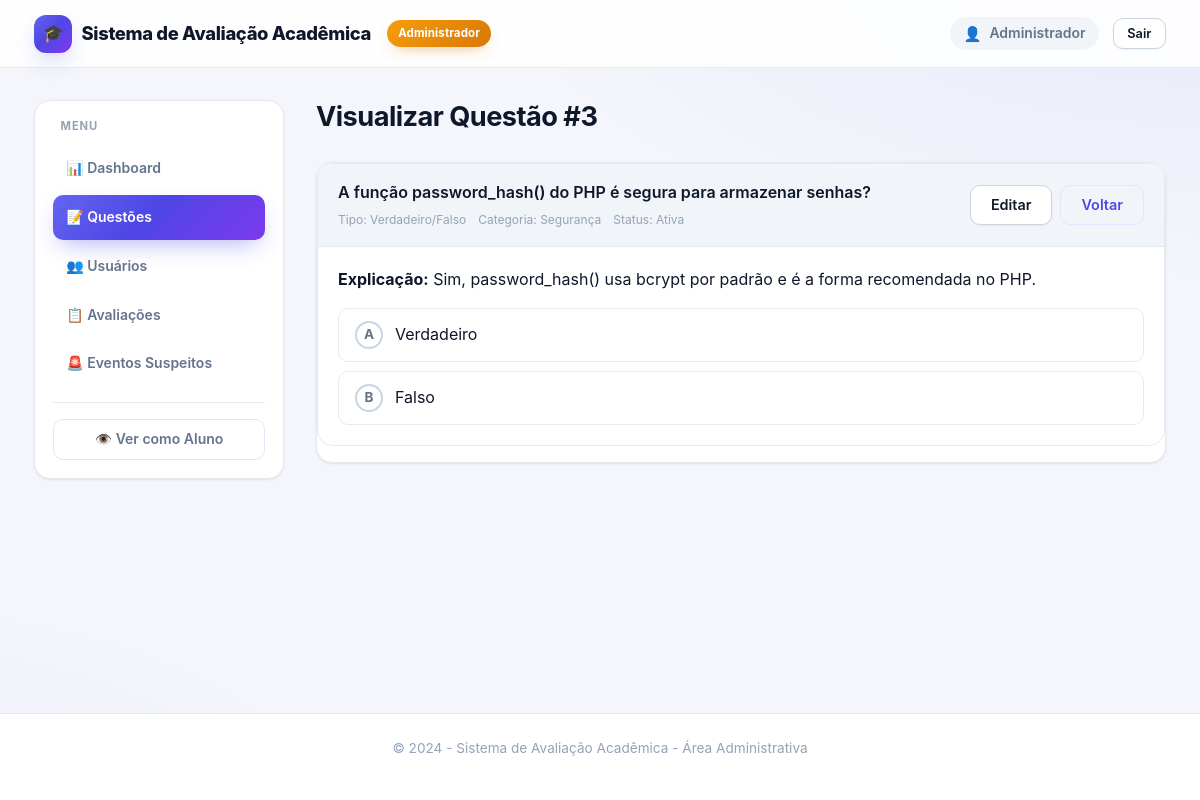
The page /admin/questoes.php?acao=ver&id=3 (signed in) on the database its author committed.
### tables this page shows
CREATE TABLE IF NOT EXISTS questoes (
    id INT AUTO_INCREMENT PRIMARY KEY,
    enunciado TEXT NOT NULL,
    tipo ENUM('multipla_escolha', 'verdadeiro_falso', 'dissertativa') NOT NULL DEFAULT 'multipla_escolha',
    categoria VARCHAR(100) NOT NULL,
    explicacao TEXT NULL,
    ativa TINYINT(1) NOT NULL DEFAULT 1,
    created_at TIMESTAMP DEFAULT CURRENT_TIMESTAMP,
    updated_at TIMESTAMP DEFAULT CURRENT_TIMESTAMP ON UPDATE CURRENT_TIMESTAMP
);

CREATE TABLE IF NOT EXISTS alternativas (
    id INT AUTO_INCREMENT PRIMARY KEY,
    questao_id INT NOT NULL,
    texto TEXT NOT NULL,
    correta TINYINT(1) NOT NULL DEFAULT 0,
    ordem INT NOT NULL DEFAULT 0,
    created_at TIMESTAMP DEFAULT CURRENT_TIMESTAMP,
    FOREIGN KEY (questao_id) REFERENCES questoes(id) ON DELETE CASCADE
);

### includes/config.php (called while the page is built, shortened)
<?php
function versaoEstatico(string $caminhoRelativo): string
{
    $caminho = __DIR__ . '/../' . ltrim($caminhoRelativo, '/');
    $mtime = is_file($caminho) ? filemtime($caminho) : false;
    return (string)($mtime ?: 1);
}
function e(string $dado): string
{
    return htmlspecialchars($dado, ENT_QUOTES, 'UTF-8');
}

### includes/functions.php (called while the page is built, shortened)
<?php
require_once __DIR__ . '/config.php';
function obterQuestaoComAlternativas(int $questaoId): array|false
{
    try {
        $pdo = getDbConnection();
        $stmt = $pdo->prepare("SELECT * FROM questoes WHERE id = ? AND ativa = 1");
        $stmt->execute([$questaoId]);
        $questao = $stmt->fetch();
        $stmtAlt = $pdo->prepare("SELECT id, texto, ordem FROM alternativas WHERE questao_id = ? ORDER BY ordem");
        $stmtAlt->execute([$questaoId]);
        $questao['alternativas'] = $stmtAlt->fetchAll();
        return $questao;
    } catch (Exception $e) {
        error_log("Erro ao obter questão: " . $e->getMessage());
        return false;
    }
}
function rotuloTipoQuestao(string $tipo): array
{
    $rotulos = [
        'multipla_escolha' => ['Múltipla Escolha', 'badge-info'],
        'verdadeiro_falso' => ['Verdadeiro/Falso', 'badge-warning'],
        'dissertativa' => ['Dissertativa', 'badge-primary'],
    ];
    return $rotulos[$tipo] ?? [$tipo, 'badge-secondary'];
}

### admin/questoes.php (the view, shortened to what this page needs)
<?php
require_once __DIR__ . '/../includes/config.php';
require_once __DIR__ . '/../includes/functions.php';
$acao = $_GET['acao'] ?? 'listar';
$questaoId = (int)($_GET['id'] ?? 0);
$mensagem = '';
$erro = '';
$questaoEditar = null;
if (($acao === 'editar' || $acao === 'ver') && $questaoId > 0) {
    $questaoEditar = obterQuestaoComAlternativas($questaoId);
}
$questoes = [];
?>
<!DOCTYPE html>
<html lang="pt-BR">
<head>
    <link rel="stylesheet" href="/avaliacao web/assets/css/style.css?v=<?= versaoEstatico('assets/css/style.css') ?>">
    <link rel="stylesheet" href="/avaliacao web/assets/css/admin.css?v=<?= versaoEstatico('assets/css/admin.css') ?>">
</head>
<body class="admin-page">
    <header class="admin-header">
        <div class="container header-content">
            <h1><?= e(APP_NAME) ?></h1>
            <span class="badge admin-badge">Administrador</span>
            <div class="user-info">
                <span class="user-name"><?= e($_SESSION['usuario_nome']) ?></span>
                <a href="/avaliacao web/logout.php" class="btn btn-secondary btn-sm">Sair</a>
            </div>
        </div>
    </header>
    <div class="admin-container container">
        <aside class="admin-sidebar">
            <nav class="admin-nav">
                <h3>Menu</h3>
                <ul>
                    <li><a href="/avaliacao web/admin/dashboard.php">📊 Dashboard</a></li>
                    <li><a href="/avaliacao web/admin/questoes.php" class="active">📝 Questões</a></li>
                    <li><a href="/avaliacao web/admin/usuarios.php">👥 Usuários</a></li>
                    <li><a href="/avaliacao web/admin/avaliacoes.php">📋 Avaliações</a></li>
                    <li><a href="/avaliacao web/admin/eventos.php">🚨 Eventos Suspeitos</a></li>
                </ul>
                <hr style="margin: 1rem 0; border-color: var(--border-color);">
                <li><a href="/avaliacao web/dashboard.php" class="btn btn-outline">👁️ Ver como Aluno</a></li>
            </nav>
        </aside>
        <main class="admin-main">
            <?php if ($acao === 'listar'): ?>
                <div class="admin-header-title">
                    <h2>Gerenciar Questões</h2>
                    <p>Cadastre, edite e exclua questões da avaliação</p>
                </div>
                <?php if ($mensagem): ?><div class="alert alert-success"><?= e($mensagem) ?></div><?php endif; ?>
                <?php if ($erro): ?><div class="alert alert-error"><?= e($erro) ?></div><?php endif; ?>
                <div class="admin-section">
                    <div class="section-header">
                        <h3>Questões Cadastradas (<?= count($questoes) ?>)</h3>
                        <a href="/avaliacao web/admin/questoes.php?acao=novo" class="btn btn-primary">➕ Nova Questão</a>
                    </div>
                    <div class="table-responsive">
                        <table class="admin-table">
                            <thead>
                                <tr>
                                    <th>ID</th>
                                    <th>Enunciado</th>
                                    <th>Tipo</th>
                                    <th>Categoria</th>
                                    <th>Alternativas</th>
                                    <th>Status</th>
                                    <th>Ações</th>
                                </tr>
                            </thead>
                            <tbody>
                                <?php foreach ($questoes as $q): ?>
                                    <tr>
                                        <td><?= $q['id'] ?></td>
                                        <td style="max-width: 300px;">
                                            <div style="display: -webkit-box; -webkit-line-clamp: 2; -webkit-box-orient: vertical; overflow: hidden;">
                                                <?= e(mb_substr($q['enunciado'], 0, 120)) ?><?= mb_strlen($q['enunciado']) > 120 ? '...' : '' ?>
                                            </div>
                                        </td>
                                        <?php [$rotuloTipo, $classeTipo] = rotuloTipoQuestao($q['tipo']); ?>
                                        <td>
                                            <span class="badge <?= $classeTipo ?>"><?= e($rotuloTipo) ?></span>
                                        </td>
                                        <td><?= e($q['categoria']) ?></td>
                                        <td>
                                            <?php if ($q['tipo'] === 'dissertativa'): ?>
                                                —
                                            <?php else: ?>
                                                <?= $q['total_alts'] ?> (<?= $q['corretas'] ?> correta<?= $q['corretas'] !== 1 ? 's' : '' ?>)
                                            <?php endif; ?>
                                        </td>
                                        <td>
                                            <span class="badge <?= $q['ativa'] ? 'badge-success' : 'badge-secondary' ?>">
                                                <?= $q['ativa'] ? 'Ativa' : 'Inativa' ?>
                                            </span>
                                        </td>
                                        <td>
                                            <a href="/avaliacao web/admin/questoes.php?acao=ver&id=<?= $q['id'] ?>" class="btn btn-sm btn-outline" title="Ver">👁️</a>
                                            <a href="/avaliacao web/admin/questoes.php?acao=editar&id=<?= $q['id'] ?>" class="btn btn-sm btn-secondary" title="Editar">✏️</a>
                                            <a href="/avaliacao web/admin/questoes.php?acao=excluir&id=<?= $q['id'] ?>&confirm=1"
                                               class="btn btn-sm btn-danger"
                                               onclick="return confirm('Tem certeza que deseja excluir esta questão?')"
                                               title="Excluir">🗑️</a>
                                        </td>
                                    </tr>
                                <?php endforeach; ?>
                                <?php if (empty($questoes)): ?>
                                    <tr><td colspan="7" class="text-center">Nenhuma questão cadastrada</td></tr>
                                <?php endif; ?>
                            </tbody>
                        </table>
                    </div>
                </div>
            <?php elseif ($acao === 'ver' && $questaoEditar): ?>
                <div class="admin-header-title">
                    <h2>Visualizar Questão #<?= $questaoEditar['id'] ?></h2>
                </div>
                <div class="admin-section">
                    <div class="questao-item">
                        <div class="questao-header">
                            <div class="questao-info">
                                <p class="questao-enunciado"><?= e($questaoEditar['enunciado']) ?></p>
                                <div class="questao-meta">
                                    <span>Tipo: <?= e(rotuloTipoQuestao($questaoEditar['tipo'])[0]) ?></span>
                                    <span>Categoria: <?= e($questaoEditar['categoria']) ?></span>
                                    <span>Status: <?= $questaoEditar['ativa'] ? 'Ativa' : 'Inativa' ?></span>
                                </div>
                            </div>
                            <div class="questao-actions">
                                <a href="/avaliacao web/admin/questoes.php?acao=editar&id=<?= $questaoEditar['id'] ?>" class="btn btn-secondary">Editar</a>
                                <a href="/avaliacao web/admin/questoes.php" class="btn btn-outline">Voltar</a>
                            </div>
                        </div>
                        <div class="questao-body">
                            <?php if (!empty($questaoEditar['explicacao'])): ?>
                                <p><strong>Explicação:</strong> <?= e($questaoEditar['explicacao']) ?></p>
                            <?php endif; ?>
                            <?php if ($questaoEditar['tipo'] === 'dissertativa'): ?>
                                <p style="color: var(--text-secondary); font-size: 0.9rem;">
                                    Questão dissertativa — o aluno responde por texto e a correção é manual.
                                </p>
                            <?php else: ?>
                                <div class="alternativas-list">
                                    <?php foreach ($questaoEditar['alternativas'] as $i => $alt): ?>
                                        <div class="alternativa-item <?= $alt['correta'] ? 'correta' : '' ?>">
                                            <span class="alternativa-letra-admin"><?= chr(65 + $i) ?></span>
                                            <span class="alternativa-texto-admin"><?= e($alt['texto']) ?></span>
                                        </div>
                                    <?php endforeach; ?>
                                </div>
                            <?php endif; ?>
                        </div>
                    </div>
                </div>
            <?php endif; ?>
        </main>
    </div>
    <footer class="main-footer">
        <div class="container">
            <p>&copy; 2024 - Sistema de Avaliação Acadêmica - Área Administrativa</p>
        </div>
    </footer>
</body>
</html>

### assets/css/admin.css (style rules this page uses)
.admin-container { padding-top: 2rem; padding-bottom: 3rem; display: grid; grid-template-columns: 250px 1fr; gap: 2rem; align-items: start; }
.admin-sidebar { position: sticky; top: calc(var(--header-height) + 1.5rem); height: fit-content; background: var(--bg-secondary); border: 1px solid var(--border-color); border-radius: var(--border-radius-lg); padding: 1.1rem; box-shadow: var(--shadow-sm); }
.admin-nav h3 { font-size: 0.7rem; text-transform: uppercase; letter-spacing: 0.08em; color: var(--text-muted); margin: 0 0 0.85rem; padding: 0 0.5rem; }
.admin-nav ul { list-style: none; display: flex; flex-direction: column; gap: 0.25rem; }
.admin-nav a { display: flex; align-items: center; gap: 0.75rem; padding: 0.7rem 0.85rem; border-radius: var(--border-radius); color: var(--text-secondary); font-weight: 600; font-size: 0.875rem; transition: all var(--transition); }
.admin-nav a.active { background: var(--primary-gradient); color: #fff; box-shadow: var(--shadow-primary); }
.admin-nav hr { margin: 1rem 0 !important; border: none; border-top: 1px solid var(--border-color); }
.admin-nav > li { list-style: none; margin-top: 0.5rem; }
.admin-nav > li a { justify-content: center; width: 100%; }
.admin-main { min-width: 0; }
.admin-header-title { margin-bottom: 1.75rem; }
.admin-header-title h2 { font-size: 1.7rem; margin-bottom: 0.15rem; letter-spacing: -0.02em; }
.admin-section { background: var(--bg-secondary); border: 1px solid var(--border-color); border-radius: var(--border-radius-lg); margin-bottom: 1.5rem; overflow: hidden; box-shadow: var(--shadow-sm); }
.questao-item { border: 1px solid var(--border-color); border-radius: var(--border-radius-lg); margin-bottom: 1rem; overflow: hidden; background: var(--bg-secondary); }
.questao-item .questao-header { display: flex; align-items: center; justify-content: space-between; padding: 1rem 1.25rem; background: var(--bg-tertiary); border-bottom: 1px solid var(--border-color); flex-wrap: wrap; gap: 0.75rem; }
.questao-info { flex: 1; min-width: 200px; }
.questao-item .questao-enunciado { font-weight: 600; margin: 0 0 0.3rem; }
.questao-meta { display: flex; gap: 0.75rem; font-size: 0.75rem; color: var(--text-muted); flex-wrap: wrap; }
.questao-actions { display: flex; gap: 0.5rem; }
.questao-body { padding: 1.25rem; }
.alternativas-list { display: grid; gap: 0.55rem; }
.admin-page .alternativa-item, .admin-section .alternativa-item, .admin-form .alternativa-item { display: flex; align-items: center; gap: 0.75rem; padding: 0.75rem 1rem; background: var(--bg-secondary); border: 1px solid var(--border-color); border-radius: var(--border-radius); }
.alternativa-letra-admin { width: 28px; height: 28px; border: 2px solid var(--border-strong); border-radius: 50%; display: grid; place-items: center; font-weight: 700; font-size: 0.85rem; color: var(--text-secondary); flex-shrink: 0; }
.alternativa-texto-admin { flex: 1; }

### rows shown on the page
questoes: id "3", enunciado "A função password_hash() do PHP é segura para armazenar senhas?", tipo "Verdadeiro/Falso", categoria "Segurança", explicacao "Sim, password_hash() usa bcrypt por padrão e é a forma recomendada no PHP."
alternativas: i "A", texto "Verdadeiro"
alternativas: i "B", texto "Falso"

### other values the page prints
APP_NAME "Sistema de Avaliação Acadêmica"
$_SESSION['usuario_nome'] "Administrador"
